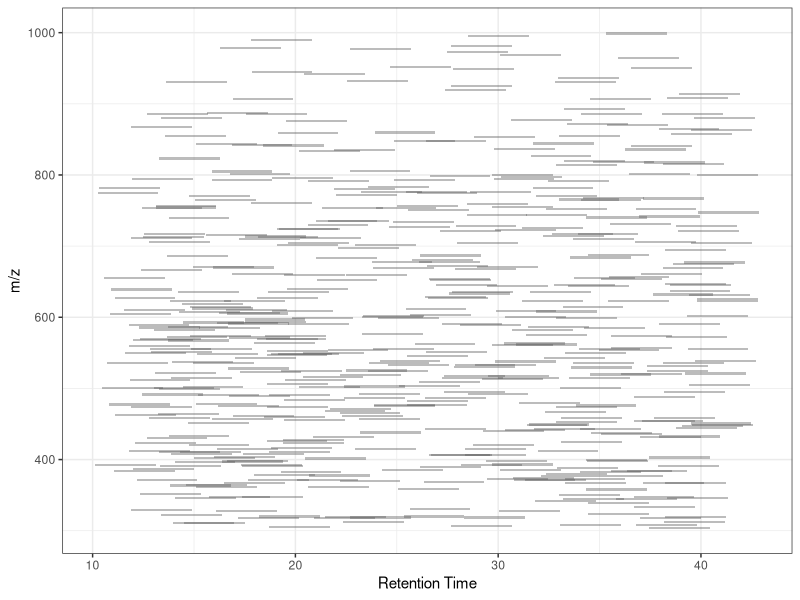
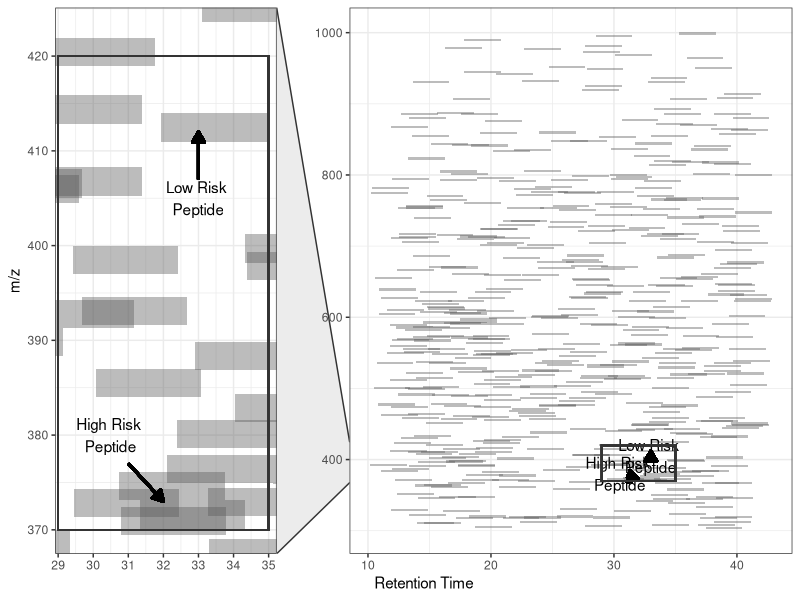
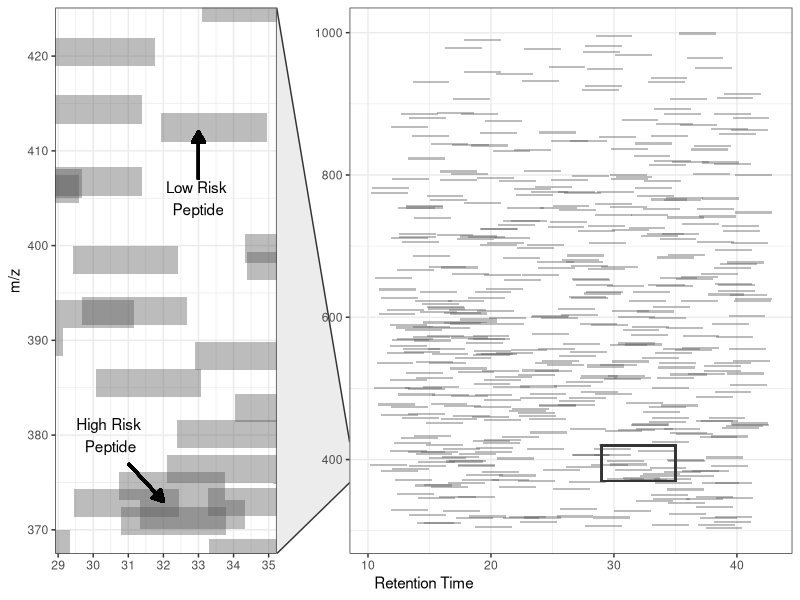
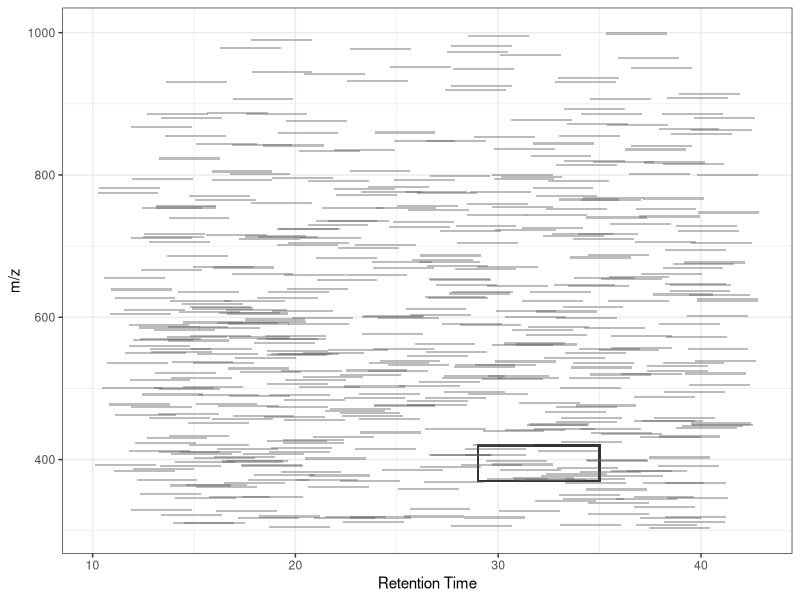
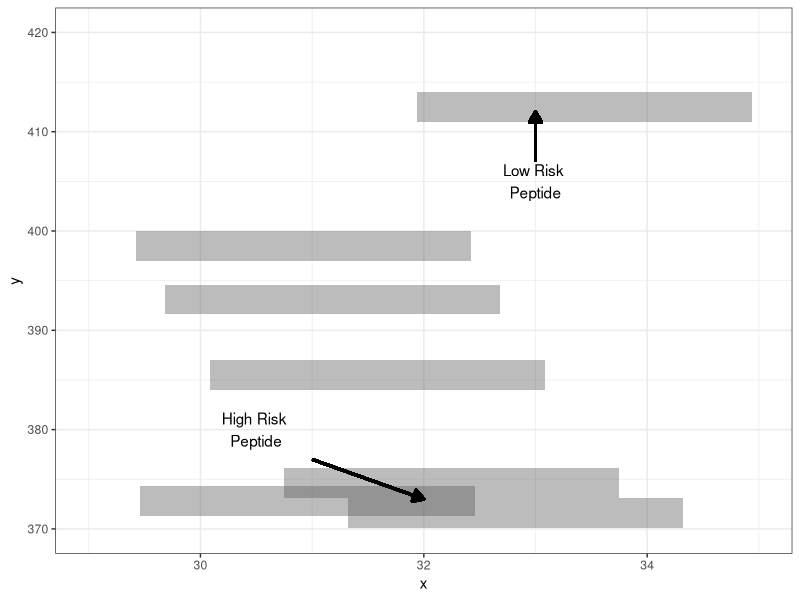

Reproduce these figures in R, in order.
library(truncnorm)
library(ggplot2)
library(magrittr)
library(ggforce)

set.seed(33331)

rt_xmin <- runif(500, min = 10, max = 40)
rt_xmax <- rt_xmin + 3
mz_ymin <- rtruncnorm(n = 500, a = 300, b = 1000, mean = 500, sd = 300)
mz_ymax <- mz_ymin + 3

df <- data.frame(rt_xmin, rt_xmax, mz_ymax, mz_ymin)

p1 <- df %>% 
  ggplot() + 
  geom_rect(mapping = aes(xmin = rt_xmin, 
                          xmax = rt_xmax, 
                          ymin = mz_ymin, 
                          ymax = mz_ymax), alpha = 0.4) +
  ylab('m/z') +
  xlab('Retention Time') +
  theme_bw();p1


p <- df %>% 
  ggplot() + 
  geom_rect(mapping = aes(xmin = rt_xmin, 
                          xmax = rt_xmax, 
                          ymin = mz_ymin, 
                          ymax = mz_ymax), alpha = 0.4) +
  ylab('m/z') +
  xlab('Retention Time') +
  theme_bw() + 
  facet_zoom(x = rt_xmin > 29 & rt_xmax < 35, 
             y = mz_ymin > 370 & mz_ymin < 420, zoom.size = 0.5, show.area = FALSE) + 
  annotate('text',label = 'Low Risk \nPeptide', y = 405, x = 33) +
  annotate('text',label = 'High Risk \nPeptide', y = 380, x = 30.5) +
  geom_segment(aes(x = 33, 
                   y = 407, 
                   xend = 33, 
                   yend = 412), 
               colour='black', 
               size = 1,
               arrow = arrow(length = unit(0.3, "cm"), type = 'closed')) +
  geom_segment(aes(x = 31, 
                   y = 377, 
                   xend = 32, 
                   yend = 373),
               lineend = 'butt',
               colour='black', 
               size = 1,
               # arrow = arrow(length = unit(0.3, "cm")));p
               arrow = arrow(length = unit(0.3, "cm"), type = 'closed')) +
  geom_rect(xmin = 29, xmax = 35, ymin = 370, ymax = 420, 
            fill = NA, colour = 'grey20');p



# manually adjusting the zoomed in figure
pb <- ggplot_build(p)
pb$data[[2]][1, 'alpha'] <- 0
pb$data[[3]][1, 'alpha'] <- 0
pb$data[[4]][1:1000, 'alpha'] <- rep(0, 1000)
pb$data[[5]][1:1000, 'alpha'] <- rep(0, 1000)
pb$data[[6]][1001:2000, 'xmin'] <- rep(0, 1000)
pb$data[[6]][1001:2000, 'ymin'] <- rep(0, 1000)
pb$data[[6]][1001:2000, 'ymax'] <- rep(1000, 1000)
pb$data[[6]][1001:2000, 'xmax'] <- rep(1000, 1000)
pg <- ggplot_gtable(pb)
plot(pg)


p2 <- df %>% 
  ggplot() + 
  theme_bw() +
  geom_rect(xmin = 29, xmax = 35, ymin = 370, ymax = 420, 
            fill = NA, colour = 'grey20') +
  geom_rect(mapping = aes(xmin = rt_xmin, 
                          xmax = rt_xmax, 
                          ymin = mz_ymin, 
                          ymax = mz_ymax), alpha = 0.4) +
  ylab('m/z') +
  xlab('Retention Time');p2

p2b <- df %>% 
  ggplot() +
  xlim(c(29, 35)) + ylim(c(370, 420)) +
  geom_rect(mapping = aes(xmin = rt_xmin, 
                          xmax = rt_xmax, 
                          ymin = mz_ymin, 
                          ymax = mz_ymax), alpha = 0.4) +
  theme_bw() +
  annotate('text',label = 'Low Risk \nPeptide', y = 405, x = 33) +
  annotate('text',label = 'High Risk \nPeptide', y = 380, x = 30.5) +
  geom_segment(aes(x = 33, 
                   y = 407, 
                   xend = 33, 
                   yend = 412), 
               colour='black', 
               size = 1,
               arrow = arrow(length = unit(0.3, "cm"), type = 'closed')) +
  geom_segment(aes(x = 31, 
                   y = 377, 
                   xend = 32, 
                   yend = 373),
               lineend = 'butt',
               colour='black', 
               size = 1,
               # arrow = arrow(length = unit(0.3, "cm")));p
               arrow = arrow(length = unit(0.3, "cm"), type = 'closed'));p2b
